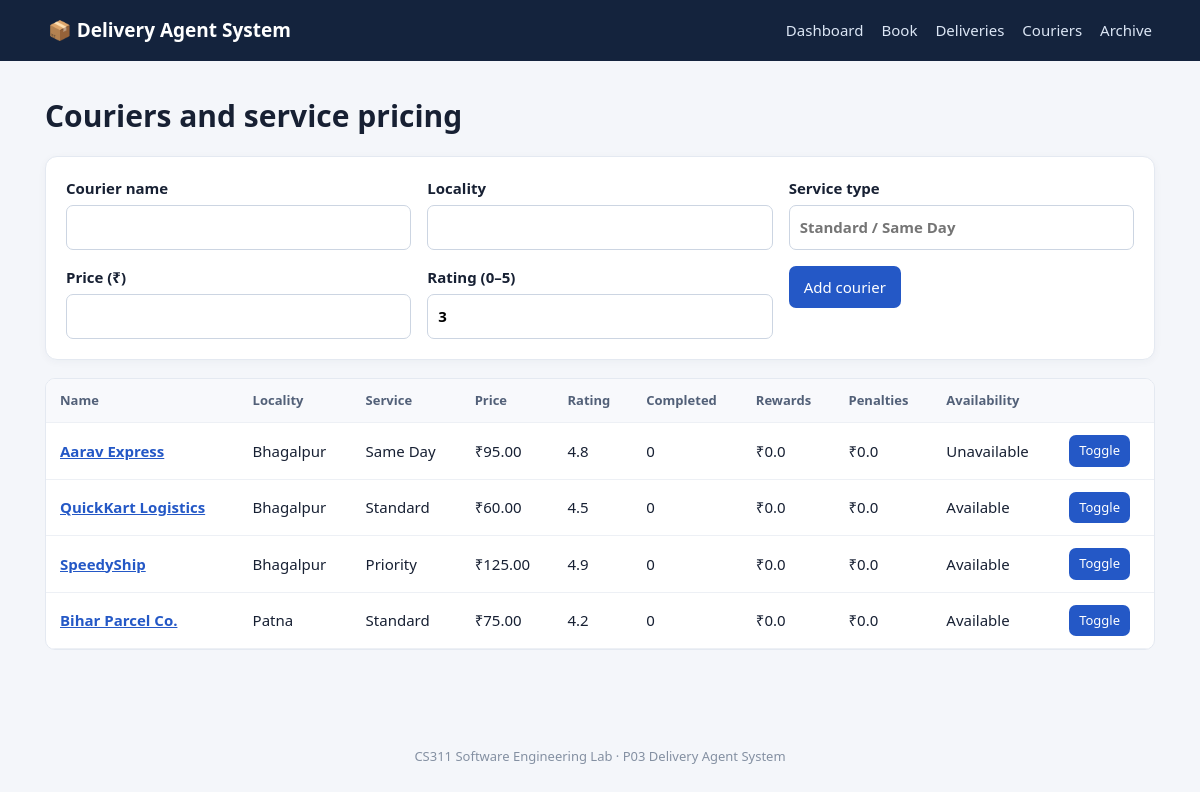
/couriers, run on the app's committed database.
### tables this page shows
CREATE TABLE couriers (
            id INTEGER PRIMARY KEY AUTOINCREMENT,
            name TEXT NOT NULL,
            locality TEXT NOT NULL,
            service_name TEXT NOT NULL,
            price REAL NOT NULL CHECK(price >= 0),
            available INTEGER NOT NULL DEFAULT 1,
            rating REAL NOT NULL DEFAULT 3.0,
            completed INTEGER NOT NULL DEFAULT 0,
            rewards REAL NOT NULL DEFAULT 0,
            penalties REAL NOT NULL DEFAULT 0
        );

### app.py (the view, shortened to what this page needs)
@app.route("/couriers", methods=["GET","POST"])
def couriers():
    with db() as con:
        rows=con.execute("SELECT * FROM couriers ORDER BY locality,name").fetchall()
    return render_template("couriers.html", couriers=rows)

### app.py (called while the page is built)
def db():
    conn = sqlite3.connect(DB)
    conn.row_factory = sqlite3.Row
    conn.execute("PRAGMA foreign_keys = ON")
    return conn

### templates/couriers.html
{% extends "base.html" %}{% block content %}<h1>Couriers and service pricing</h1><form method="post" class="panel form-grid compact">
<label>Courier name<input name="name" required></label><label>Locality<input name="locality" required></label><label>Service type<input name="service_name" required placeholder="Standard / Same Day"></label><label>Price (₹)<input type="number" min="0" step=".01" name="price" required></label><label>Rating (0–5)<input type="number" min="0" max="5" step=".1" name="rating" value="3"></label><div><button>Add courier</button></div></form>
<div class="table-wrap"><table><tr><th>Name</th><th>Locality</th><th>Service</th><th>Price</th><th>Rating</th><th>Completed</th><th>Rewards</th><th>Penalties</th><th>Availability</th><th></th></tr>
{% for c in couriers %}<tr><td><a href="{{ url_for('courier_history',courier_id=c.id) }}">{{ c.name }}</a></td><td>{{ c.locality }}</td><td>{{ c.service_name }}</td><td>₹{{ '%.2f'|format(c.price) }}</td><td>{{ c.rating }}</td><td>{{ c.completed }}</td><td>₹{{ c.rewards }}</td><td>₹{{ c.penalties }}</td><td>{{ 'Available' if c.available else 'Unavailable' }}</td><td><form method="post" action="{{ url_for('toggle_courier',courier_id=c.id) }}"><button class="small">Toggle</button></form></td></tr>{% endfor %}</table></div>{% endblock %}

### templates/base.html
<!doctype html>
<html lang="en"><head><meta charset="utf-8"><meta name="viewport" content="width=device-width,initial-scale=1">
<title>Delivery Agent System</title><link rel="stylesheet" href="{{ url_for('static',filename='style.css') }}"></head>
<body><header><a class="brand" href="{{ url_for('index') }}">📦 Delivery Agent System</a>
<nav><a href="{{ url_for('index') }}">Dashboard</a><a href="{{ url_for('book') }}">Book</a><a href="{{ url_for('deliveries') }}">Deliveries</a><a href="{{ url_for('couriers') }}">Couriers</a><a href="{{ url_for('archive') }}">Archive</a></nav></header>
<main>{% with messages=get_flashed_messages(with_categories=true) %}{% for category,message in messages %}<div class="flash {{ category }}">{{ message }}</div>{% endfor %}{% endwith %}{% block content %}{% endblock %}</main>
<footer>CS311 Software Engineering Lab · P03 Delivery Agent System</footer></body></html>

### static/style.css (style rules this page uses)
* { box-sizing:border-box }
body { margin:0;background:#f4f6fa;color:#172033;font:15px/1.5 system-ui,-apple-system,Segoe UI,sans-serif }
header { background:#14233d;color:#fff;padding:16px max(4vw,20px);display:flex;align-items:center;justify-content:space-between;gap:20px;flex-wrap:wrap }
.brand { font-size:19px;font-weight:750;color:#fff;text-decoration:none }
nav { display:flex;gap:18px;flex-wrap:wrap }
nav a { color:#dce6f5;text-decoration:none }
main { max-width:1150px;margin:32px auto;padding:0 20px;min-height:75vh }
h1 { font-size:30px;margin:0 0 8px }
.stats div,.panel,.empty { background:white;border:1px solid #e4e9f1;border-radius:12px;padding:20px;box-shadow:0 2px 8px #1d35570a }
.button,button { background:#2458c6;color:#fff;border:0;border-radius:7px;padding:10px 15px;text-decoration:none;font:inherit;cursor:pointer }
.small { padding:6px 10px;font-size:13px }
.table-wrap { overflow:auto;background:#fff;border:1px solid #e4e9f1;border-radius:10px;margin:14px 0 }
table { width:100%;border-collapse:collapse;white-space:nowrap }
th,td { text-align:left;padding:12px 14px;border-bottom:1px solid #edf0f5 }
th { background:#f8f9fc;color:#526078;font-size:13px }
td a { color:#2458c6;font-weight:600 }
.panel { margin:18px 0 }
.form-grid { display:grid;grid-template-columns:1fr 1fr;gap:16px }
.form-grid label { display:flex;flex-direction:column;gap:6px;font-weight:600 }
.form-grid input,.search input,input,select { width:100%;padding:10px;border:1px solid #ccd5e2;border-radius:7px;font:inherit;background:#fff }
.compact { grid-template-columns:repeat(3,1fr) }
footer { text-align:center;padding:22px;color:#8490a2;font-size:13px }

### data on the page
couriers: name "Aarav Express", locality "Bhagalpur", service_name "Same Day", price "95.00", rating "4.8", completed "0", rewards "0.0", penalties "0.0", available "Unavailable"
couriers: name "QuickKart Logistics", locality "Bhagalpur", service_name "Standard", price "60.00", rating "4.5", completed "0", rewards "0.0", penalties "0.0", available "Available"
couriers: name "SpeedyShip", locality "Bhagalpur", service_name "Priority", price "125.00", rating "4.9", completed "0", rewards "0.0", penalties "0.0", available "Available"
couriers: name "Bihar Parcel Co.", locality "Patna", service_name "Standard", price "75.00", rating "4.2", completed "0", rewards "0.0", penalties "0.0", available "Available"
